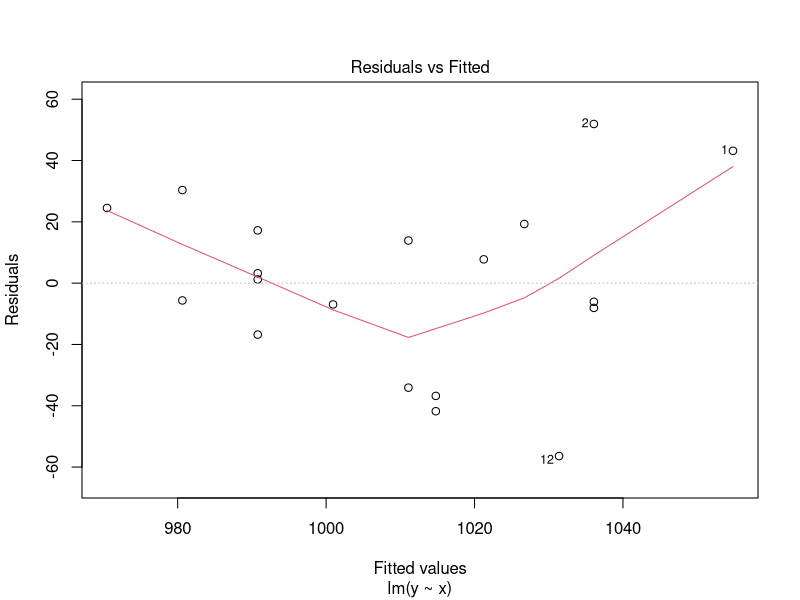
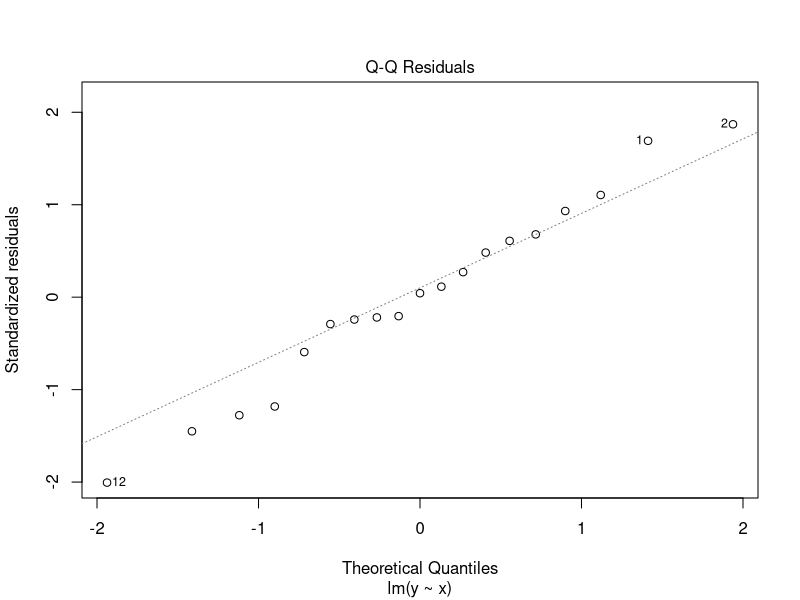
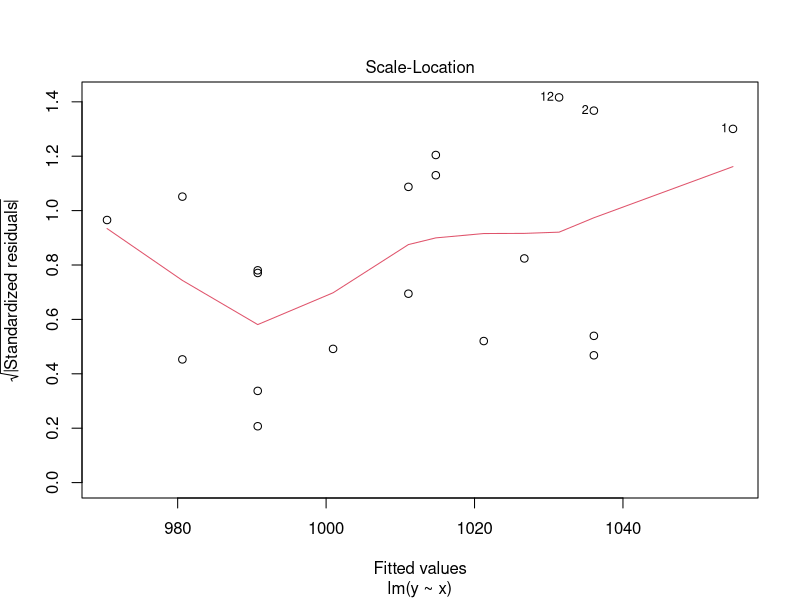
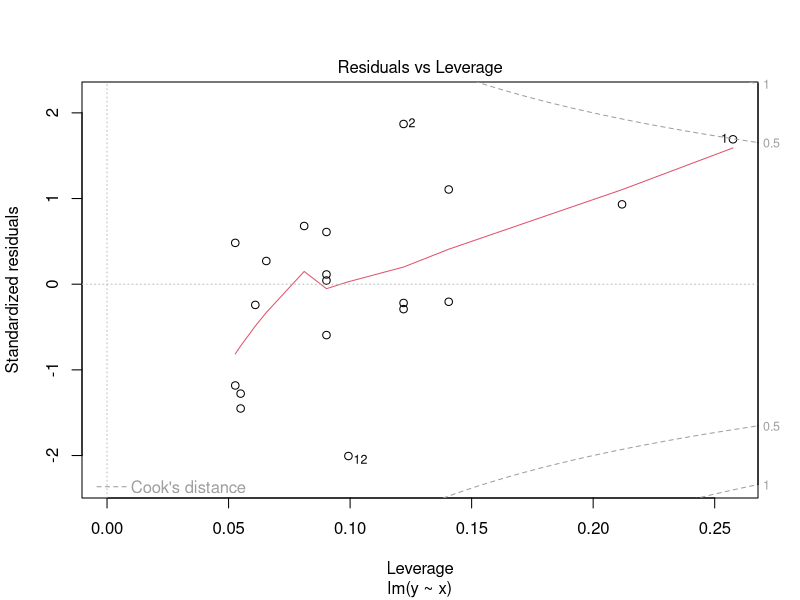
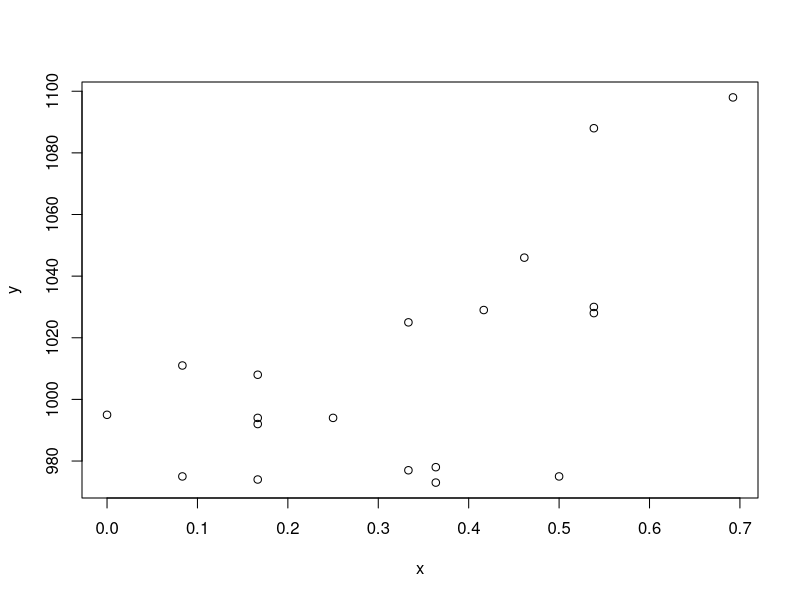
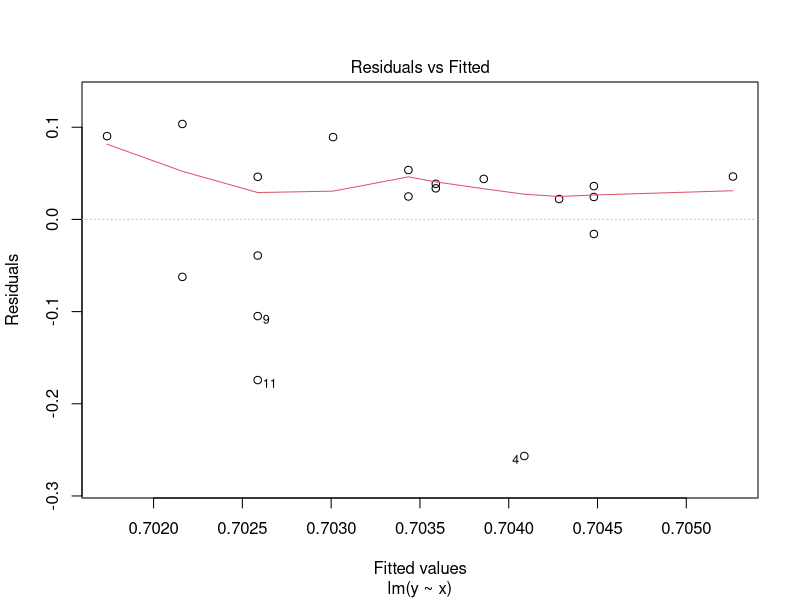
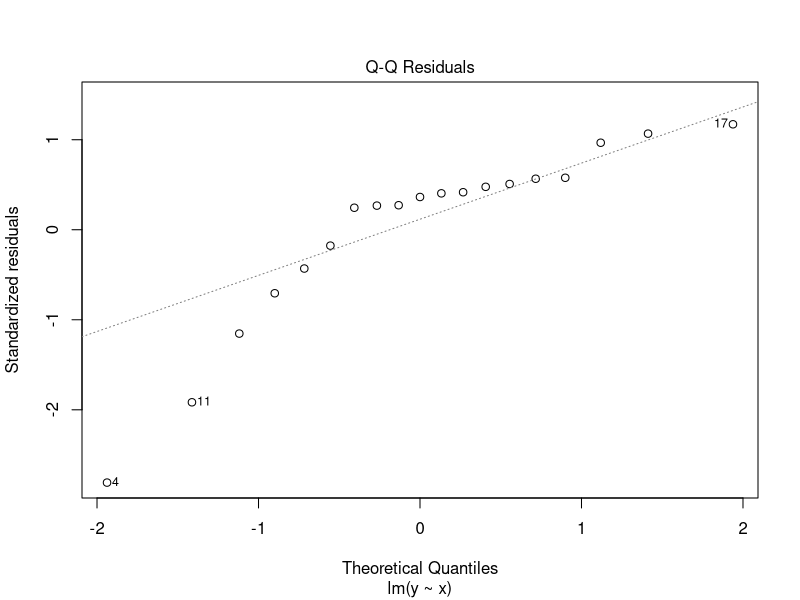
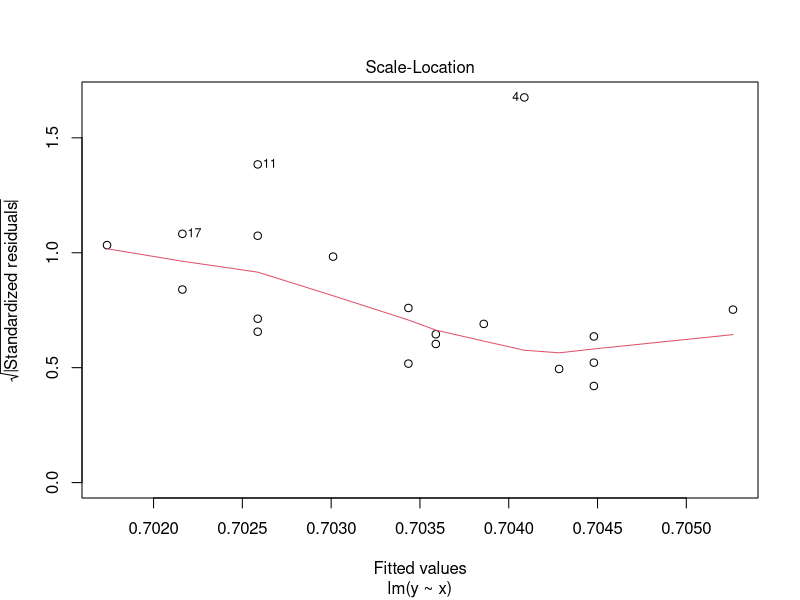

The R source for these figures, in order:
## ---- chunk 1
library(tidyverse)
library(corrplot)
library(car)

df <- read_csv("merged_data.csv")
## ---- chunk 2
# Using Alabama data
data <- df[c(1:21),]

# Using Boston College data
data <- df[c(200:220),]

# Using a Random Team's data
set.seed(24601)
# Find Team ID
team_ids <- unique(df$UNITID)
rand_int <- sample(1:112, 1)
rand_id <- team_ids[rand_int]
# Get Data
data <- subset(df, UNITID == rand_id)
print(data$team[1])
## ---- chunk 3
# Find x
x <- data$won / (data$won + data$lost)
x <- x[1:(length(x)-2)]

# Find y
y <- data$SAT_AVG
y <- y[3:length(y)]

mod <- lm(y ~ x)

# Assumptions
plot(mod)

summary(mod)
plot(x, y)
## ---- chunk 4
# Find x
x <- data$won / (data$won + data$lost)
x <- x[1:(length(x)-2)]

# Find y
y <- data$ADM_RATE
y <- y[3:length(y)]

mod <- lm(y ~ x)

# Assumptions
plot(mod)

summary(mod)
plot(x, y)
## ---- chunk 5
# Find x
x <- data$won / (data$won + data$lost)
x <- x[1:(length(x)-2)]

# Find y
y <- data$UGDS_MEN
y <- y[3:length(y)]

mod <- lm(y ~ x)

# Assumptions
plot(mod)

summary(mod)
plot(x, y)
## ---- chunk 6
# Find x
x <- data$won / (data$won + data$lost)
x <- x[1:(length(x)-2)]

# Find y
y <- data$UGDS_WHITE
y <- y[3:length(y)]

mod <- lm(y ~ x)

# Assumptions
plot(mod)

summary(mod)
plot(x, y)
## ---- chunk 7
# Find x
x <- data$won / (data$won + data$lost)
x <- x[1:(length(x)-2)]

# Find y
y <- data$UGDS_HISP
y <- y[3:length(y)]

mod <- lm(y ~ x)

# Assumptions
plot(mod)

summary(mod)
plot(x, y)
## ---- chunk 8
# Find x
x <- data$won / (data$won + data$lost)
x <- x[1:(length(x)-2)]

# Find y
y <- data$UGDS_ASIAN
y <- y[3:length(y)]

mod <- lm(y ~ x)

# Assumptions
plot(mod)

summary(mod)
plot(x, y)
## ---- chunk 9
p_values <- numeric(0)

for (i in 1:111) {
  data <- subset(df, UNITID == team_ids[i])
  
  # Find x and y
  x <- data$won / (data$won + data$lost)
  x <- x[1:(length(x)-2)]
  y <- data$SAT_AVG
  y <- y[3:length(y)]
  
  mod <- lm(y ~ x)
  pv <- summary(mod)$coefficients["x", "Pr(>|t|)"]
  p_values <- c(p_values, pv)
}

mean(p_values)
## ---- chunk 10
p_values <- numeric(0)

for (i in 1:111) {
  data <- subset(df, UNITID == team_ids[i])
  
  # Find x and y
  x <- data$won / (data$won + data$lost)
  x <- x[1:(length(x)-2)]
  y <- data$ADM_RATE
  y <- y[3:length(y)]
  
  mod <- lm(y ~ x)
  pv <- summary(mod)$coefficients["x", "Pr(>|t|)"]
  p_values <- c(p_values, pv)
}

mean(p_values)
## ---- chunk 11
p_values <- numeric(0)

for (i in 1:111) {
  data <- subset(df, UNITID == team_ids[i])
  
  # Find x and y
  x <- data$won / (data$won + data$lost)
  x <- x[1:(length(x)-2)]
  y <- data$UGDS_MEN
  y <- y[3:length(y)]
  
  mod <- lm(y ~ x)
  pv <- summary(mod)$coefficients["x", "Pr(>|t|)"]
  p_values <- c(p_values, pv)
}

mean(p_values)
## ---- chunk 12
p_values <- numeric(0)

for (i in 1:111) {
  data <- subset(df, UNITID == team_ids[i])
  
  # Find x and y
  x <- data$won / (data$won + data$lost)
  x <- x[1:(length(x)-2)]
  y <- data$UGDS_WHITE
  y <- y[3:length(y)]
  
  mod <- lm(y ~ x)
  pv <- summary(mod)$coefficients["x", "Pr(>|t|)"]
  p_values <- c(p_values, pv)
}

mean(p_values)
## ---- chunk 13
p_values <- numeric(0)

for (i in 1:111) {
  data <- subset(df, UNITID == team_ids[i])
  
  # Find x and y
  x <- data$won / (data$won + data$lost)
  x <- x[1:(length(x)-2)]
  y <- data$UGDS_HISP
  y <- y[3:length(y)]
  
  mod <- lm(y ~ x)
  pv <- summary(mod)$coefficients["x", "Pr(>|t|)"]
  p_values <- c(p_values, pv)
}

mean(p_values)
## ---- chunk 14
p_values <- numeric(0)

for (i in 1:111) {
  data <- subset(df, UNITID == team_ids[i])
  
  # Find x and y
  x <- data$won / (data$won + data$lost)
  x <- x[1:(length(x)-2)]
  y <- data$UGDS_ASIAN
  y <- y[3:length(y)]
  
  mod <- lm(y ~ x)
  pv <- summary(mod)$coefficients["x", "Pr(>|t|)"]
  p_values <- c(p_values, pv)
}

mean(p_values)
